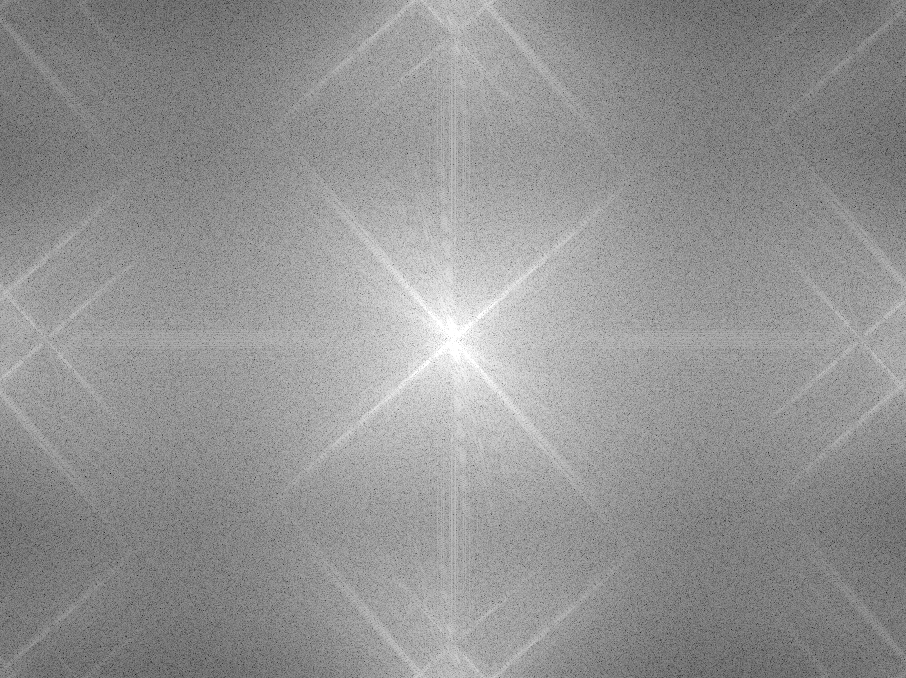
#> input picture DFT by built-in.png, 906 x 678 px, given in place of manner.jpg, which was not available
$ python HW_BiLinear_Interpolation.py
#> lines starting #> are read from the running program, lines starting #| are printed output that depends on the picture
#> the answer given: 3
import numpy as np, cv2 as cv

def BiLinearInterpolation(N):

#> called with N = 3
    img = np.array(cv.imread('manner.jpg',1))      #reading image and storing in numpy array
#> img is the input picture: shape (678, 906, 3); min 0, max 255, mean 146.9

    #r,c=np.shape(img)
    #new_img = cv.resize(img,(N*r,N*c), interpolation = cv.INTER_LINEAR)
    img = cv.resize(img,(1000,1000), interpolation = cv.INTER_CUBIC)
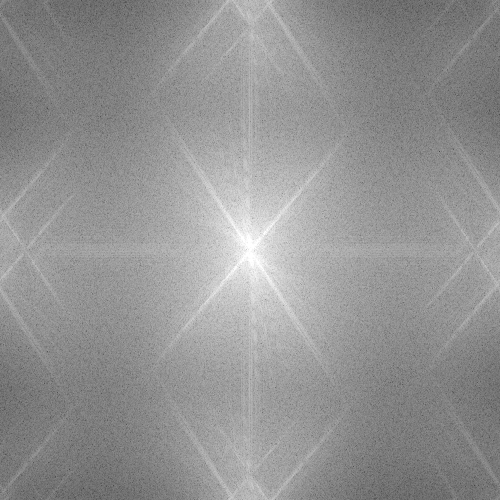
#> img: shape (1000, 1000, 3) (shown at 1/2 size); min 22, max 255, mean 146.9
    #cv.imshow('Cubic Pic',im)
    cv.imshow('Original Pic',img)
    #cv.imshow('BiLinear Interpolated Pic',new_img)
    cv.imwrite('Manner.png',img)
    #cv.imwrite('BiLinear Interpolated Pic.png',new_img)
    cv.waitKey(10000)
    cv.destroyAllWindows()
    return

upscale_value=int(input('Enter upscale value: '))
BiLinearInterpolation(upscale_value)

$ run again, on Enhanced Image.png
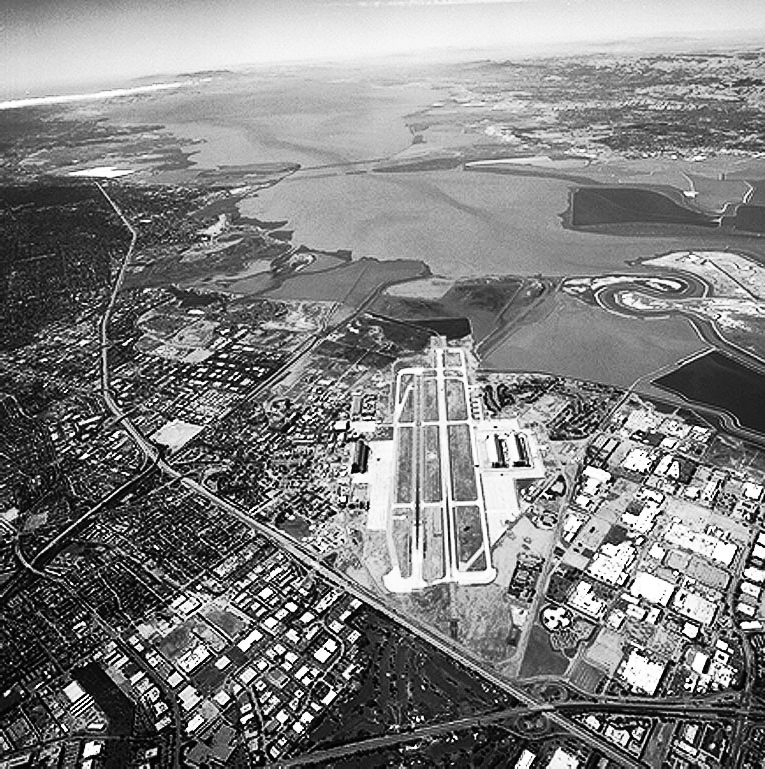
#> input picture Enhanced Image.png, 765 x 769 px, given in place of manner.jpg, which was not available
#> in BiLinearInterpolation, img is the input picture: shape (769, 765, 3); min 0, max 255, mean 128.3
#> in BiLinearInterpolation, `img = cv.resize(img,(1000,1000), interpolation = cv.INTER_CUBIC)`:
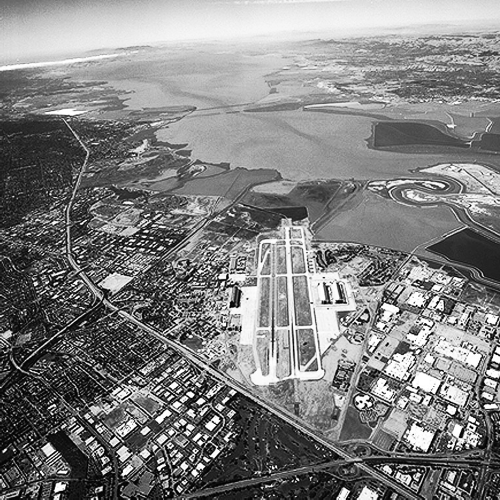
#> img: shape (1000, 1000, 3) (shown at 1/2 size); min 0, max 255, mean 128.3
